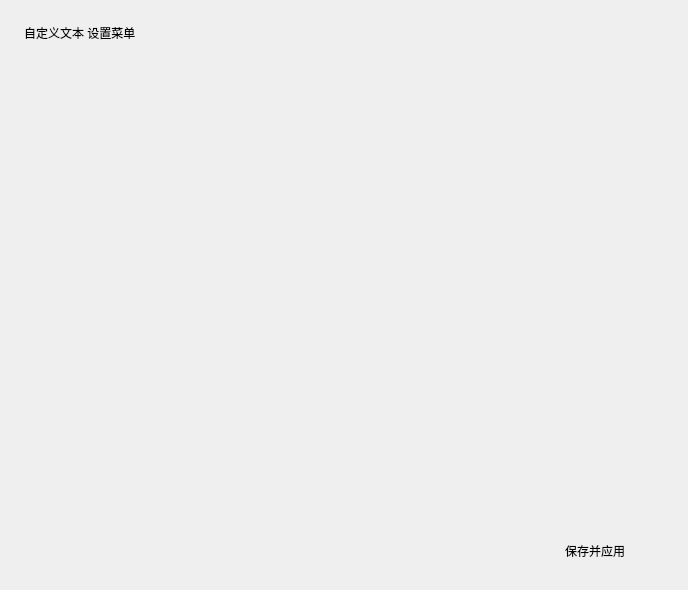
<?xml version="1.0" encoding="UTF-8"?>
<ui version="4.0">
 <class>Form</class>
 <widget class="QWidget" name="Form">
  <property name="geometry">
   <rect>
    <x>0</x>
    <y>0</y>
    <width>688</width>
    <height>590</height>
   </rect>
  </property>
  <property name="sizePolicy">
   <sizepolicy hsizetype="Preferred" vsizetype="Expanding">
    <horstretch>0</horstretch>
    <verstretch>0</verstretch>
   </sizepolicy>
  </property>
  <property name="windowTitle">
   <string>Form</string>
  </property>
  <layout class="QVBoxLayout" name="verticalLayout_2">
   <property name="spacing">
    <number>18</number>
   </property>
   <property name="leftMargin">
    <number>24</number>
   </property>
   <property name="topMargin">
    <number>24</number>
   </property>
   <property name="rightMargin">
    <number>24</number>
   </property>
   <property name="bottomMargin">
    <number>0</number>
   </property>
   <item>
    <widget class="TitleLabel" name="TitleLabel">
     <property name="text">
      <string>自定义文本 设置菜单</string>
     </property>
    </widget>
   </item>
   <item>
    <widget class="SmoothScrollArea" name="SmoothScrollArea">
     <property name="styleSheet">
      <string notr="true">background: transparent; border: none</string>
     </property>
     <property name="widgetResizable">
      <bool>true</bool>
     </property>
     <widget class="QWidget" name="scrollAreaWidgetContents">
      <property name="geometry">
       <rect>
        <x>0</x>
        <y>0</y>
        <width>640</width>
        <height>510</height>
       </rect>
      </property>
      <layout class="QVBoxLayout" name="verticalLayout_9">
       <item>
        <widget class="TextEdit" name="TextEdit"/>
       </item>
       <item>
        <widget class="QFrame" name="blank">
         <property name="minimumSize">
          <size>
           <width>0</width>
           <height>25</height>
          </size>
         </property>
         <property name="frameShape">
          <enum>QFrame::StyledPanel</enum>
         </property>
         <property name="frameShadow">
          <enum>QFrame::Raised</enum>
         </property>
         <property name="lineWidth">
          <number>5</number>
         </property>
        </widget>
       </item>
       <item>
        <layout class="QHBoxLayout" name="horizontalLayout">
         <item>
          <spacer name="horizontalSpacer">
           <property name="orientation">
            <enum>Qt::Horizontal</enum>
           </property>
           <property name="sizeType">
            <enum>QSizePolicy::Expanding</enum>
           </property>
           <property name="sizeHint" stdset="0">
            <size>
             <width>40</width>
             <height>20</height>
            </size>
           </property>
          </spacer>
         </item>
         <item>
          <widget class="PrimaryPushButton" name="PrimaryPushButton">
           <property name="enabled">
            <bool>true</bool>
           </property>
           <property name="sizePolicy">
            <sizepolicy hsizetype="Fixed" vsizetype="Fixed">
             <horstretch>0</horstretch>
             <verstretch>0</verstretch>
            </sizepolicy>
           </property>
           <property name="minimumSize">
            <size>
             <width>120</width>
             <height>0</height>
            </size>
           </property>
           <property name="text">
            <string>保存并应用</string>
           </property>
          </widget>
         </item>
        </layout>
       </item>
       <item>
        <spacer name="verticalSpacer">
         <property name="orientation">
          <enum>Qt::Vertical</enum>
         </property>
         <property name="sizeType">
          <enum>QSizePolicy::Preferred</enum>
         </property>
         <property name="sizeHint" stdset="0">
          <size>
           <width>20</width>
           <height>20</height>
          </size>
         </property>
        </spacer>
       </item>
      </layout>
     </widget>
    </widget>
   </item>
  </layout>
 </widget>
 <customwidgets>
  <customwidget>
   <class>PushButton</class>
   <extends>QPushButton</extends>
   <header>qfluentwidgets</header>
  </customwidget>
  <customwidget>
   <class>PrimaryPushButton</class>
   <extends>PushButton</extends>
   <header>qfluentwidgets</header>
  </customwidget>
  <customwidget>
   <class>SmoothScrollArea</class>
   <extends>QScrollArea</extends>
   <header>qfluentwidgets</header>
   <container>1</container>
  </customwidget>
  <customwidget>
   <class>TitleLabel</class>
   <extends>QLabel</extends>
   <header>qfluentwidgets</header>
  </customwidget>
  <customwidget>
   <class>TextEdit</class>
   <extends>QTextEdit</extends>
   <header>qfluentwidgets</header>
  </customwidget>
 </customwidgets>
 <resources/>
 <connections/>
</ui>
